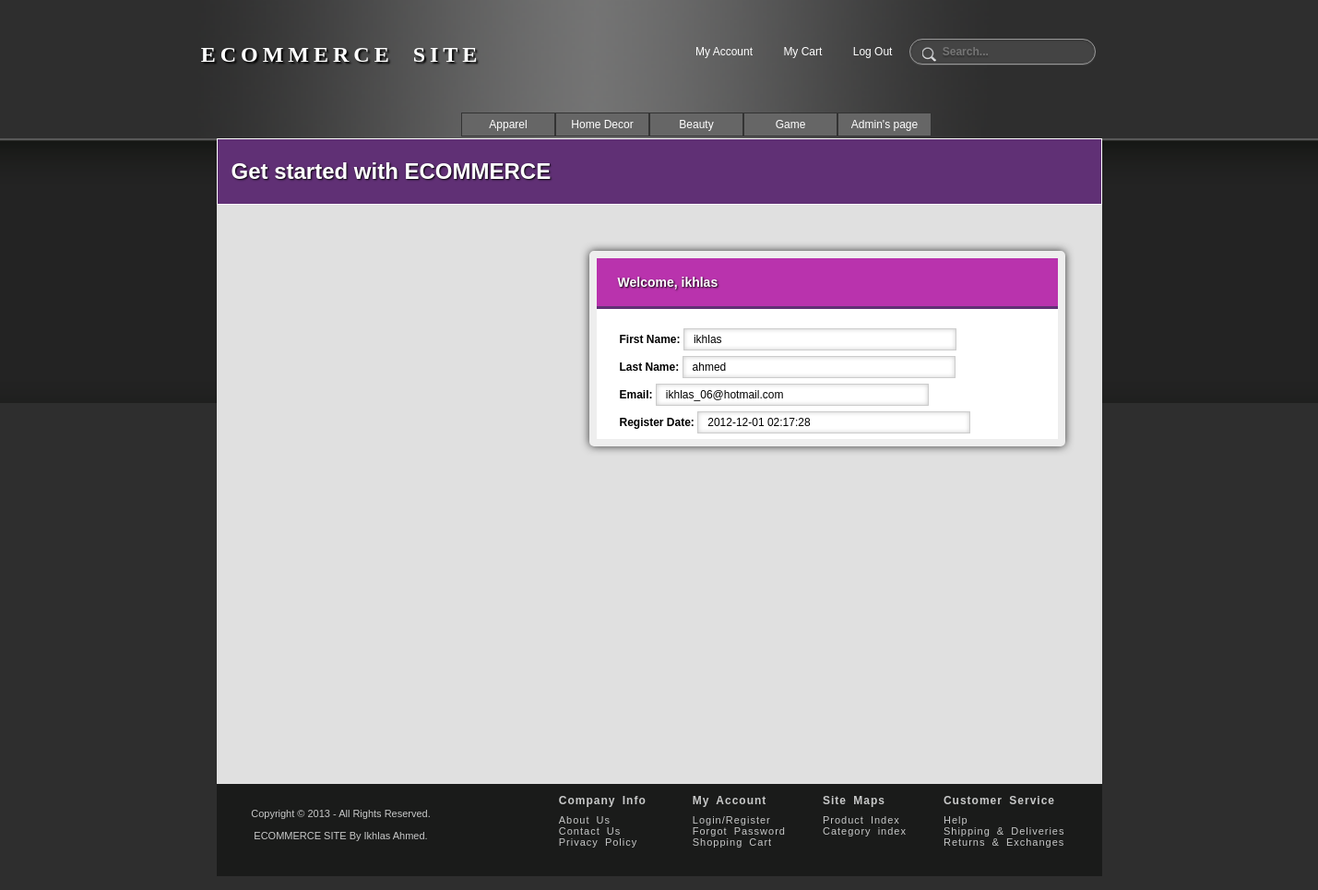
Screenshot of /account.php (signed in) with the database file from the repository.
### tables this page shows
CREATE TABLE IF NOT EXISTS `user` (
  `user_id` int(11) NOT NULL AUTO_INCREMENT,
  `first_name` varchar(100) NOT NULL,
  `last_name` varchar(100) NOT NULL,
  `email` varchar(200) NOT NULL,
  `user_name` varchar(50) NOT NULL,
  `password` varchar(50) NOT NULL,
  `user_add_date` datetime NOT NULL,
  PRIMARY KEY (`user_id`)
);

### account.php (the view, shortened to what this page needs)
<?php
$city = '712 23rd watervliet';
$country='usa';
$state= 'ny';
?>
<?php
	include("INCLUDE/header.php");
?>
<div id = 'bg_middle2'>
    <div id = 'login_content_page_wrapper' style='height:700px;'>
    	<div class='top_title'>
       		<h1>Get started with ECOMMERCE</h1>
        </div>
        <div id = "left_login">
        <iframe width="425" height="350" frameborder="0" scrolling="no" marginheight="0" marginwidth="0" src="http://maps.google.com/maps?hl=en&amp;q=<?php echo"$city,+$state,+$country";?>&amp;ie=UTF8&amp;hq=&amp;hnear=<?php echo"$city,+$state,+$country";?>&amp;gl=us&amp;t=m&amp;z=14&amp;output=embed"></iframe>
        </div>
         <div class = "right_form" >
        	<div id='login'>
            <?php
			$user_name_p = $_COOKIE['username'];
			echo"<h1>Welcome, $user_name_p</h1>";
				$user_query = mysql_query("Select * FROM user WHERE user_name = '$user_name_p'");
				$row = mysql_fetch_assoc($user_query);
					$first_name_p = $row['first_name'];
					$last_name_p = $row['last_name'];
					$email_p = $row['email'];
					$user_add_date_p = $row['user_add_date'];
				echo"
					 <p>
					 	<b>First Name:</b>
					   	<input type='text' name='first_name' id='first_name' class='field' value='$first_name_p' />
					</p>
					 <p>
					 	<b>Last Name:</b>
					 	 <input type='text' name='first_name' id='first_name' class='field' value='$last_name_p' />
					</p>
					<p>
						<b>Email:</b>
						<input type='text' name='email' id='email' class='field' value='$email_p' />
					</p>
					<p>
						<b>Register Date:</b>
						<input type='text' name='date' id='date' class='field' value='$user_add_date_p' />
					</p>
				";
		?>
             </div>
            </div>
      </div>
    </div>
<?php
	include("include/footer.php");
?>

### CSS/main.css (style rules this page uses)
body { margin:0; padding:0; font-size:12px; font-family:" Trebuchet MS",Arial, Verdana, Helvetica; text-align:center; -webkit-text-size-adjust: none; background:#2e2e2e; }
#bg_middle2 { background:url(../IMAGE/bg_middle.gif) repeat-x; background-size:80px 287px; }
#login_content_page_wrapper { background-color: #e0e0e0; height:550px; width:960px; margin: 0 auto; }

### CSS/form.css (style rules this page uses)
.top_title { background-color:#603075; color:#FFF; text-shadow: 1px 1px 2px black; -webkit-text-shadow:1px 1px 2px black; -moz-text-shadow:1px 1px 2px black; filter: progid:DXImageTransform.Microsoft.Shadow(direction=135,strength=2,color=black); text-align:left; padding:5px; padding-left:15px; border-bottom:3px solid #000; border:1px solid #FFF; position:relative; }
#left_login { float:left; }
.right_form, .zoom_left_form { float:right; position:relative; }
#login { margin:5em auto; background:#fff; border:8px solid #eee; width:500px; -moz-border-radius:5px; -webkit-border-radius:5px; border-radius:5px; -moz-box-shadow:0 0 10px #4e707c; -webkit-box-shadow:0 0 10px #4e707c; box-shadow:0 0 10px #333; text-align:left; position:absolute; right:40px; top:-10px; }
#login h1 { background:#b933ad; color:#fff; text-shadow: 1px 1px 2px black; -webkit-text-shadow:1px 1px 2px black; -moz-text-shadow:1px 1px 2px black; filter: progid:DXImageTransform.Microsoft.Shadow(direction=135,strength=2,color=black); font-size:14px; padding:18px 23px; margin:0 0 1.5em 0; border-bottom:3px solid #603075; }
#login p { margin:.5em 25px; }
#login .field { border:1px solid #ccc; width:280px; font-size:12px; line-height:1em; padding:4px; padding-left:10px; -moz-box-shadow:inset 0 0 5px #ccc; -webkit-box-shadow:inset 0 0 5px #ccc; box-shadow:inset 0 0 5px #ccc; }

### rows the page displays
user: first_name "ikhlas", first_name "ahmed", email "ikhlas_06@hotmail.com", date "2012-12-01 02:17:28"

### other values shown
$user_name_p "ikhlas"
